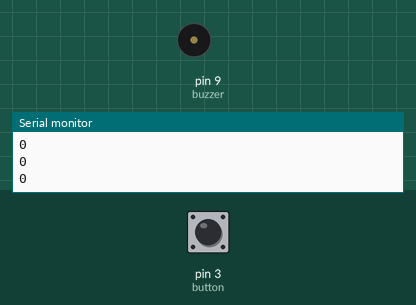
Simulated run of this sketch. Board: Arduino Uno, built with avr-gcc and run on an emulated ATmega328P. Shown: buzzer (waves = sounding, pin HIGH), the last lines printed to the serial monitor. The test bench sets the inputs (shaded band); at power-on: pin 3 (button) LOW.

Above: at 1.2 s.
1.3 s: pin 3 (button) pulled HIGH for 0.15 s
At 1.37 s:
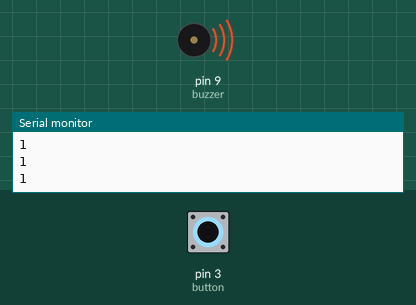
2.9 s: pin 3 (button) pulled HIGH for 3.2 s
At 7.4 s:
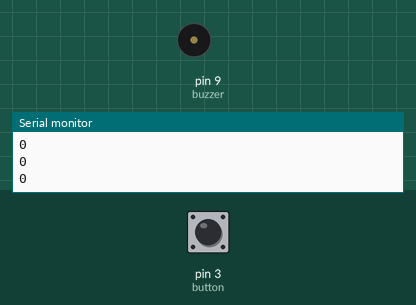
Timing chart, 0 to 8.9 s (numbered marks = the images above; inputs shaded):
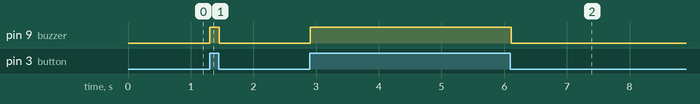

Measured:
- after the input at 1.3 s, pin 9 (buzzer): LOW → HIGH at once, → LOW 0.15 s later
- after the input at 2.9 s, pin 9 (buzzer): LOW → HIGH at once, → LOW 3.2 s later

The sketch:

Buzzer_Alarm.ino
```cpp
int buzzer = 9;
int button = 3;
void setup(){
  pinMode(buzzer, OUTPUT);
  pinMode(button, INPUT);
  Serial.begin(9600);
}

void loop(){
  int value;
  value=digitalRead(button);
  Serial.println(value);
  if (value==1){
    digitalWrite(buzzer, 1);
  }
  else {
    digitalWrite(buzzer, 0);
  }
  delay(10);
}
```
